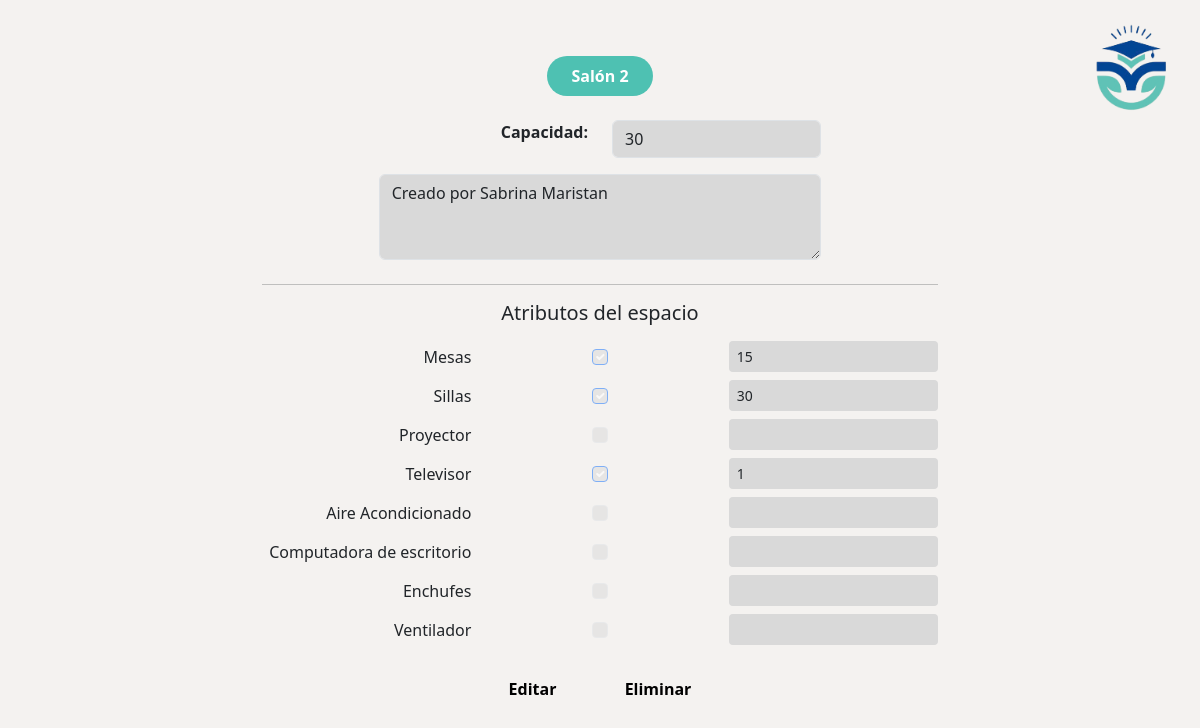
The app's page /users/adscripto/espacio/editar-propiedad-espacio.php?id_espacio=2 with its own data.
### tables this page shows
CREATE TABLE espacio (
	id_espacio INT PRIMARY KEY NOT NULL AUTO_INCREMENT,
	nombre_espacio VARCHAR(120) NOT NULL,
	capacidad_espacio INT NOT NULL,
	historial_espacio TEXT,
	fecha_espacio TIMESTAMP DEFAULT CURRENT_TIMESTAMP,
	disponibilidad_espacio ENUM('Libre','Reservado','Ocupado','Mantenimiento') NOT NULL DEFAULT 'Libre',
	tipo_espacio ENUM('Salón','Aula','Laboratorio') NOT NULL DEFAULT 'Salón'
);

### users/adscripto/espacio/editar-propiedad-espacio.php (the view, shortened to what this page needs)
<?php
$con = conectar_bd();
$id_espacio = $_GET['id_espacio'] ?? null;
$stmt = $con->prepare("SELECT * FROM espacio WHERE id_espacio = ?");
$stmt->bind_param("i", $id_espacio);
$stmt->execute();
$espacio = $stmt->get_result()->fetch_assoc();
$atributos = [];
$q = $con->prepare("SELECT nombre_atributo, cantidad_atributo, descripcion_otro FROM espacio_atributo WHERE id_espacio = ?");
$q->bind_param("i", $id_espacio);
$q->execute();
$res = $q->get_result();
while ($r = $res->fetch_assoc()) {
  $atributos[$r['nombre_atributo']] = [
    'cantidad' => $r['cantidad_atributo'],
    'descripcion' => $r['descripcion_otro']
  ];
}
$attrs = ['Mesas','Sillas','Proyector','Televisor','Aire Acondicionado','Computadora de escritorio','Enchufes','Ventilador'];
?>
<!DOCTYPE html>
<html lang="es">
<head>
  <link href="https://cdn.jsdelivr.net/npm/bootstrap@5.3.2/dist/css/bootstrap.min.css" rel="stylesheet"/>
  <link href="https://cdn.jsdelivr.net/npm/bootstrap-icons@1.10.5/font/bootstrap-icons.css" rel="stylesheet">
  <link rel="stylesheet" href="./../../../css/style.css">
</head>
<body>
<div class="container-fluid">
  <div class="row">
    <main class="col-md-9 mx-auto principal">
      <img src="./../../../img/logo.png" class="logo" alt="Logo">
      <div class="container my-4 espacio-contenedor">
        <div class="espacio-titulo text-center mb-4">
          <div class="espacio-cuerpo rounded-pill text-white fw-semibold py-2 px-4"
               style="background-color:#4ec1b2;display:inline-block;">
            <?= htmlspecialchars($espacio['nombre_espacio']) ?>
          </div>
        </div>
        <form class="no-edit text-center">
          <div class="row justify-content-center mb-3">
            <div class="col-6 col-md-4 text-end fw-semibold">Capacidad:</div>
            <div class="col-6 col-md-4">
              <input type="number" value="<?= htmlspecialchars($espacio['capacidad_espacio']) ?>" class="form-control">
            </div>
          </div>
          <div class="row justify-content-center mb-4">
            <div class="col-12 col-md-8">
              <textarea class="form-control" rows="3"><?= htmlspecialchars($espacio['historial_espacio']) ?></textarea>
            </div>
          </div>
          <hr><h5 class="mb-3">Atributos del espacio</h5>
          <?php foreach ($attrs as $attr):
            $cantidad = $atributos[$attr]['cantidad'] ?? '';
          ?>
            <div class="row align-items-center mb-2">
              <div class="col-4 text-end"><?= $attr ?></div>
              <div class="col-4"><input type="checkbox" class="form-check-input" <?= $cantidad ? 'checked' : '' ?> disabled></div>
              <div class="col-4"><input type="number" class="form-control form-control-sm bg-light border-0" value="<?= $cantidad ?>" disabled></div>
            </div>
          <?php endforeach; ?>
          <div class="text-center mt-4">
            <button type="button" id="btnEditar" class="btn btn-success px-4">Editar</button>
            <button type="button" id="btnEliminar" class="btn btn-danger ms-3 px-4">Eliminar</button>
          </div>
        </form>
      </div>
    </main>
  </div>
</div>
</body>
</html>

### css/style.css (style rules this page uses)
:root { --color-fondo: #f4f2f0; --color-barra-lateral: #4ec1b2; --color-estudiante: #6a98e3; --color-adscripto: #61dcb1; --color-docente: #F4B97D; --color-secretaria: #DEA5C4; --color-letras-general: #333; }
body { font-family: 'Segoe UI', sans-serif; background-color: var(--color-fondo); padding: 0px; margin: 0px; }
.principal { display: flex; flex-direction: column; align-items: center; justify-content: center; text-align: center; padding: 2rem; }
.logo { position: absolute; top: 20px; right: 20px; width: 100px; display: block; }
.espacio-contenedor { max-width: 700px; width: 100%; }
.btn { color: black; background-color: transparent; border: none; }
.btn-warning, .btn-danger { --bs-btn-hover-color: #000; --bs-btn-hover-bg: transparent; }
.btn { cursor: pointer; }
.btn { border-radius: 10px; padding: 8px 20px; font-weight: 600; transition: all 0.2s ease; }

### users/adscripto/espacio/editar-propiedad-espacio.php (style rules this page uses)
.no-edit input, .no-edit textarea { background-color:#d9d9d9 !important; pointer-events:none; }

### records on screen
espacio: nombre_espacio "Salón 2", capacidad_espacio "30", historial_espacio "Creado por Sabrina Maristan"

### other values on screen
$attr "Mesas"
$attr "Sillas"
$attr "Proyector"
$attr "Televisor"
$attr "Aire Acondicionado"
$attr "Computadora de escritorio"
$attr "Enchufes"
$attr "Ventilador"
